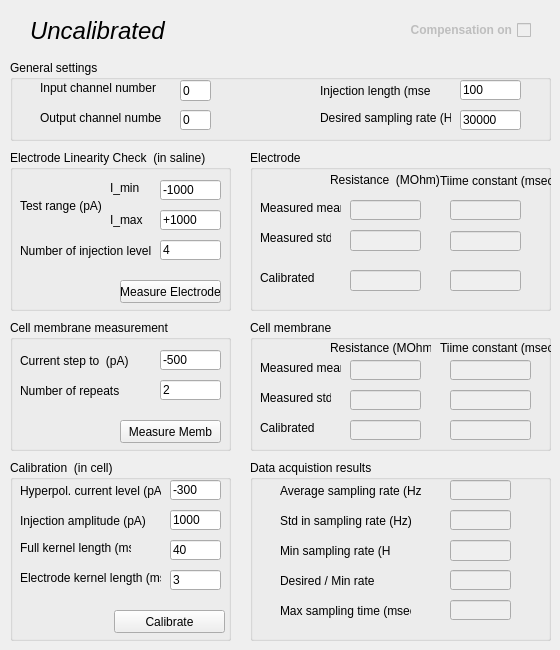
   <widget class="QWidget" name="electrode1">
    <attribute name="title">
     <string>Electrode 1</string>
    </attribute>
    <widget class="QGroupBox" name="groupBox_3">
     <property name="geometry">
      <rect>
       <x>250</x>
       <y>320</y>
       <width>301</width>
       <height>131</height>
      </rect>
     </property>
     <property name="title">
      <string>Cell membrane</string>
     </property>
     <widget class="QLabel" name="label_31">
      <property name="geometry">
       <rect>
        <x>190</x>
        <y>20</y>
        <width>111</width>
        <height>16</height>
       </rect>
      </property>
      <property name="text">
       <string>Tiime constant (msec)</string>
      </property>
     </widget>
     <widget class="QLabel" name="label_32">
      <property name="geometry">
       <rect>
        <x>10</x>
        <y>40</y>
        <width>81</width>
        <height>16</height>
       </rect>
      </property>
      <property name="text">
       <string>Measured mean</string>
      </property>
     </widget>
     <widget class="QLineEdit" name="leCellMeasRes_1">
      <property name="enabled">
       <bool>false</bool>
      </property>
      <property name="geometry">
       <rect>
        <x>100</x>
        <y>40</y>
        <width>71</width>
        <height>20</height>
       </rect>
      </property>
     </widget>
     <widget class="QLineEdit" name="leCellCalibRes_1">
      <property name="enabled">
       <bool>false</bool>
      </property>
      <property name="geometry">
       <rect>
        <x>100</x>
        <y>100</y>
        <width>71</width>
        <height>20</height>
       </rect>
      </property>
     </widget>
     <widget class="QLabel" name="label_33">
      <property name="geometry">
       <rect>
        <x>80</x>
        <y>20</y>
        <width>101</width>
        <height>16</height>
       </rect>
      </property>
      <property name="text">
       <string>Resistance (MOhm)</string>
      </property>
     </widget>
     <widget class="QLabel" name="label_34">
      <property name="geometry">
       <rect>
        <x>10</x>
        <y>100</y>
        <width>61</width>
        <height>16</height>
       </rect>
      </property>
      <property name="text">
       <string>Calibrated</string>
      </property>
     </widget>
     <widget class="QLineEdit" name="leCellMeasTime_1">
      <property name="enabled">
       <bool>false</bool>
      </property>
      <property name="geometry">
       <rect>
        <x>200</x>
        <y>40</y>
        <width>81</width>
        <height>20</height>
       </rect>
      </property>
     </widget>
     <widget class="QLineEdit" name="leCellCalibTime_1">
      <property name="enabled">
       <bool>false</bool>
      </property>
      <property name="geometry">
       <rect>
        <x>200</x>
        <y>100</y>
        <width>81</width>
        <height>20</height>
       </rect>
      </property>
     </widget>
     <widget class="QLabel" name="label_114">
      <property name="geometry">
       <rect>
        <x>10</x>
        <y>70</y>
        <width>71</width>
        <height>16</height>
       </rect>
      </property>
      <property name="text">
       <string>Measured std</string>
      </property>
     </widget>
     <widget class="QLineEdit" name="leCellResStd_1">
      <property name="enabled">
       <bool>false</bool>
      </property>
      <property name="geometry">
       <rect>
        <x>100</x>
        <y>70</y>
        <width>71</width>
        <height>20</height>
       </rect>
      </property>
     </widget>
     <widget class="QLineEdit" name="leCellTimeStd_1">
      <property name="enabled">
       <bool>false</bool>
      </property>
      <property name="geometry">
       <rect>
        <x>200</x>
        <y>70</y>
        <width>81</width>
        <height>20</height>
       </rect>
      </property>
     </widget>
    </widget>
    <widget class="QGroupBox" name="gbCalibration">
     <property name="enabled">
      <bool>true</bool>
     </property>
     <property name="geometry">
      <rect>
       <x>10</x>
       <y>460</y>
       <width>221</width>
       <height>181</height>
      </rect>
     </property>
     <property name="title">
      <string>Calibration  (in cell)</string>
     </property>
     <widget class="QPushButton" name="calibrateButton_1">
      <property name="geometry">
       <rect>
        <x>104</x>
        <y>150</y>
        <width>111</width>
        <height>23</height>
       </rect>
      </property>
      <property name="text">
       <string>Calibrate</string>
      </property>
      <property name="checkable">
       <bool>false</bool>
      </property>
      <property name="autoDefault">
       <bool>true</bool>
      </property>
     </widget>
     <widget class="QLabel" name="label_3">
      <property name="geometry">
       <rect>
        <x>10</x>
        <y>50</y>
        <width>131</width>
        <height>21</height>
       </rect>
      </property>
      <property name="text">
       <string>Injection amplitude (pA)</string>
      </property>
     </widget>
     <widget class="QLineEdit" name="leCalInjAmp_1">
      <property name="geometry">
       <rect>
        <x>160</x>
        <y>50</y>
        <width>51</width>
        <height>20</height>
       </rect>
      </property>
      <property name="text">
       <string>1000</string>
      </property>
     </widget>
     <widget class="QLabel" name="label_24">
      <property name="geometry">
       <rect>
        <x>10</x>
        <y>80</y>
        <width>111</width>
        <height>16</height>
       </rect>
      </property>
      <property name="text">
       <string>Full kernel length (ms)</string>
      </property>
     </widget>
     <widget class="QLabel" name="label_25">
      <property name="geometry">
       <rect>
        <x>10</x>
        <y>110</y>
        <width>141</width>
        <height>16</height>
       </rect>
      </property>
      <property name="text">
       <string>Electrode kernel length (ms)</string>
      </property>
     </widget>
     <widget class="QLineEdit" name="leCalFKLen_1">
      <property name="geometry">
       <rect>
        <x>160</x>
        <y>80</y>
        <width>51</width>
        <height>20</height>
       </rect>
      </property>
      <property name="text">
       <string>40</string>
      </property>
     </widget>
     <widget class="QLineEdit" name="leCalEKLen_1">
      <property name="geometry">
       <rect>
        <x>160</x>
        <y>110</y>
        <width>51</width>
        <height>20</height>
       </rect>
      </property>
      <property name="text">
       <string>3</string>
      </property>
     </widget>
     <widget class="QLineEdit" name="leHyperpolCurr_1">
      <property name="geometry">
       <rect>
        <x>160</x>
        <y>20</y>
        <width>51</width>
        <height>20</height>
       </rect>
      </property>
      <property name="text">
       <string>-300</string>
      </property>
     </widget>
     <widget class="QLabel" name="label_110">
      <property name="geometry">
       <rect>
        <x>10</x>
        <y>20</y>
        <width>141</width>
        <height>21</height>
       </rect>
      </property>
      <property name="text">
       <string>Hyperpol. current level (pA)</string>
      </property>
     </widget>
    </widget>
    <widget class="QGroupBox" name="groupBox">
     <property name="geometry">
      <rect>
       <x>250</x>
       <y>460</y>
       <width>301</width>
       <height>181</height>
      </rect>
     </property>
     <property name="title">
      <string>Data acquistion results</string>
     </property>
     <widget class="QLabel" name="label_13">
      <property name="geometry">
       <rect>
        <x>30</x>
        <y>20</y>
        <width>141</width>
        <height>21</height>
       </rect>
      </property>
      <property name="text">
       <string>Average sampling rate (Hz)</string>
      </property>
     </widget>
     <widget class="QLabel" name="label_14">
      <property name="geometry">
       <rect>
        <x>30</x>
        <y>80</y>
        <width>111</width>
        <height>21</height>
       </rect>
      </property>
      <property name="text">
       <string>Min sampling rate (Hz)</string>
      </property>
     </widget>
     <widget class="QLineEdit" name="leAverSamplRate_1">
      <property name="enabled">
       <bool>false</bool>
      </property>
      <property name="geometry">
       <rect>
        <x>200</x>
        <y>20</y>
        <width>61</width>
        <height>20</height>
       </rect>
      </property>
     </widget>
     <widget class="QLineEdit" name="leMinSRate_1">
      <property name="enabled">
       <bool>false</bool>
      </property>
      <property name="geometry">
       <rect>
        <x>200</x>
        <y>80</y>
        <width>61</width>
        <height>21</height>
       </rect>
      </property>
     </widget>
     <widget class="QLabel" name="label_18">
      <property name="geometry">
       <rect>
        <x>30</x>
        <y>50</y>
        <width>131</width>
        <height>21</height>
       </rect>
      </property>
      <property name="text">
       <string>Std in sampling rate (Hz)</string>
      </property>
     </widget>
     <widget class="QLineEdit" name="leSTDSamplingRate_1">
      <property name="enabled">
       <bool>false</bool>
      </property>
      <property name="geometry">
       <rect>
        <x>200</x>
        <y>50</y>
        <width>61</width>
        <height>20</height>
       </rect>
      </property>
     </widget>
     <widget class="QLineEdit" name="leDesPerMinRate_1">
      <property name="enabled">
       <bool>false</bool>
      </property>
      <property name="geometry">
       <rect>
        <x>200</x>
        <y>110</y>
        <width>61</width>
        <height>20</height>
       </rect>
      </property>
     </widget>
     <widget class="QLabel" name="label_22">
      <property name="geometry">
       <rect>
        <x>30</x>
        <y>110</y>
        <width>111</width>
        <height>21</height>
       </rect>
      </property>
      <property name="text">
       <string>Desired / Min rate </string>
      </property>
     </widget>
     <widget class="QLabel" name="label_23">
      <property name="geometry">
       <rect>
        <x>30</x>
        <y>140</y>
        <width>131</width>
        <height>21</height>
       </rect>
      </property>
      <property name="text">
       <string>Max sampling time (msec)</string>
      </property>
     </widget>
     <widget class="QLineEdit" name="leMaxSTime_1">
      <property name="enabled">
       <bool>false</bool>
      </property>
      <property name="geometry">
       <rect>
        <x>200</x>
        <y>140</y>
        <width>61</width>
        <height>20</height>
       </rect>
      </property>
     </widget>
    </widget>
    <widget class="QGroupBox" name="groupBox_2">
     <property name="geometry">
      <rect>
       <x>250</x>
       <y>150</y>
       <width>301</width>
       <height>161</height>
      </rect>
     </property>
     <property name="title">
      <string>Electrode</string>
     </property>
     <widget class="QLabel" name="label_27">
      <property name="geometry">
       <rect>
        <x>190</x>
        <y>20</y>
        <width>111</width>
        <height>21</height>
       </rect>
      </property>
      <property name="text">
       <string>Tiime constant (msec)</string>
      </property>
     </widget>
     <widget class="QLabel" name="label_7">
      <property name="geometry">
       <rect>
        <x>10</x>
        <y>50</y>
        <width>81</width>
        <height>16</height>
       </rect>
      </property>
      <property name="text">
       <string>Measured mean</string>
      </property>
     </widget>
     <widget class="QLineEdit" name="leElecMeasRes_1">
      <property name="enabled">
       <bool>false</bool>
      </property>
      <property name="geometry">
       <rect>
        <x>100</x>
        <y>50</y>
        <width>71</width>
        <height>20</height>
       </rect>
      </property>
     </widget>
     <widget class="QLineEdit" name="leElecCalibRes_1">
      <property name="enabled">
       <bool>false</bool>
      </property>
      <property name="geometry">
       <rect>
        <x>100</x>
        <y>120</y>
        <width>71</width>
        <height>21</height>
       </rect>
      </property>
     </widget>
     <widget class="QLabel" name="label_29">
      <property name="geometry">
       <rect>
        <x>80</x>
        <y>20</y>
        <width>111</width>
        <height>20</height>
       </rect>
      </property>
      <property name="text">
       <string>Resistance  (MOhm)</string>
      </property>
     </widget>
     <widget class="QLabel" name="label_30">
      <property name="geometry">
       <rect>
        <x>10</x>
        <y>120</y>
        <width>61</width>
        <height>16</height>
       </rect>
      </property>
      <property name="text">
       <string>Calibrated</string>
      </property>
     </widget>
     <widget class="QLineEdit" name="leElecMeasTime_1">
      <property name="enabled">
       <bool>false</bool>
      </property>
      <property name="geometry">
       <rect>
        <x>200</x>
        <y>50</y>
        <width>71</width>
        <height>20</height>
       </rect>
      </property>
     </widget>
     <widget class="QLineEdit" name="leElecResStd_1">
      <property name="enabled">
       <bool>false</bool>
      </property>
      <property name="geometry">
       <rect>
        <x>100</x>
        <y>80</y>
        <width>71</width>
        <height>21</height>
       </rect>
      </property>
     </widget>
     <widget class="QLabel" name="label_20">
      <property name="geometry">
       <rect>
        <x>10</x>
        <y>80</y>
        <width>71</width>
        <height>16</height>
       </rect>
      </property>
      <property name="text">
       <string>Measured std</string>
      </property>
     </widget>
     <widget class="QLineEdit" name="leElecTimeStd_1">
      <property name="enabled">
       <bool>false</bool>
      </property>
      <property name="geometry">
       <rect>
        <x>200</x>
        <y>81</y>
        <width>71</width>
        <height>20</height>
       </rect>
      </property>
     </widget>
     <widget class="QLineEdit" name="leElecCalibTime_1">
      <property name="enabled">
       <bool>false</bool>
      </property>
      <property name="geometry">
       <rect>
        <x>200</x>
        <y>120</y>
        <width>71</width>
        <height>21</height>
       </rect>
      </property>
     </widget>
    </widget>
    <widget class="QGroupBox" name="gbGeneral_1">
     <property name="geometry">
      <rect>
       <x>10</x>
       <y>60</y>
       <width>541</width>
       <height>81</height>
      </rect>
     </property>
     <property name="title">
      <string>General settings</string>
     </property>
     <widget class="QLabel" name="label_6">
      <property name="geometry">
       <rect>
        <x>30</x>
        <y>50</y>
        <width>121</width>
        <height>16</height>
       </rect>
      </property>
      <property name="text">
       <string>Output channel number</string>
      </property>
     </widget>
     <widget class="QLineEdit" name="leGenInChannelNum_1">
      <property name="geometry">
       <rect>
        <x>170</x>
        <y>20</y>
        <width>31</width>
        <height>21</height>
       </rect>
      </property>
      <property name="layoutDirection">
       <enum>Qt::RightToLeft</enum>
      </property>
      <property name="text">
       <string>0</string>
      </property>
     </widget>
     <widget class="QLabel" name="label_5">
      <property name="geometry">
       <rect>
        <x>30</x>
        <y>20</y>
        <width>121</width>
        <height>16</height>
       </rect>
      </property>
      <property name="text">
       <string>Input channel number</string>
      </property>
     </widget>
     <widget class="QLineEdit" name="leGenOutChannelNum_1">
      <property name="geometry">
       <rect>
        <x>170</x>
        <y>50</y>
        <width>31</width>
        <height>20</height>
       </rect>
      </property>
      <property name="layoutDirection">
       <enum>Qt::RightToLeft</enum>
      </property>
      <property name="text">
       <string>0</string>
      </property>
     </widget>
     <widget class="QLabel" name="label_4">
      <property name="geometry">
       <rect>
        <x>310</x>
        <y>50</y>
        <width>131</width>
        <height>16</height>
       </rect>
      </property>
      <property name="text">
       <string>Desired sampling rate (Hz)</string>
      </property>
     </widget>
     <widget class="QLineEdit" name="leGenInjLen_1">
      <property name="geometry">
       <rect>
        <x>450</x>
        <y>20</y>
        <width>61</width>
        <height>20</height>
       </rect>
      </property>
      <property name="text">
       <string>100</string>
      </property>
     </widget>
     <widget class="QLineEdit" name="leGenSamplingRate_1">
      <property name="geometry">
       <rect>
        <x>450</x>
        <y>50</y>
        <width>61</width>
        <height>20</height>
       </rect>
      </property>
      <property name="text">
       <string>30000</string>
      </property>
     </widget>
     <widget class="QLabel" name="label_2">
      <property name="geometry">
       <rect>
        <x>310</x>
        <y>20</y>
        <width>111</width>
        <height>21</height>
       </rect>
      </property>
      <property name="text">
       <string>Injection length (msec)</string>
      </property>
     </widget>
    </widget>
    <widget class="QGroupBox" name="gbLinCheck_2">
     <property name="enabled">
      <bool>true</bool>
     </property>
     <property name="geometry">
      <rect>
       <x>10</x>
       <y>320</y>
       <width>221</width>
       <height>131</height>
      </rect>
     </property>
     <property name="title">
      <string>Cell membrane measurement</string>
     </property>
     <widget class="QLineEdit" name="leMembIStep_1">
      <property name="geometry">
       <rect>
        <x>150</x>
        <y>30</y>
        <width>61</width>
        <height>20</height>
       </rect>
      </property>
      <property name="text">
       <string>-500</string>
      </property>
     </widget>
     <widget class="QLabel" name="label_35">
      <property name="geometry">
       <rect>
        <x>10</x>
        <y>60</y>
        <width>121</width>
        <height>21</height>
       </rect>
      </property>
      <property name="text">
       <string>Number of repeats</string>
      </property>
     </widget>
     <widget class="QLabel" name="label_36">
      <property name="geometry">
       <rect>
        <x>10</x>
        <y>30</y>
        <width>111</width>
        <height>21</height>
       </rect>
      </property>
      <property name="text">
       <string>Current step to  (pA)</string>
      </property>
     </widget>
     <widget class="QLineEdit" name="leMembRepNum_1">
      <property name="geometry">
       <rect>
        <x>150</x>
        <y>60</y>
        <width>61</width>
        <height>20</height>
       </rect>
      </property>
      <property name="text">
       <string>2</string>
      </property>
     </widget>
     <widget class="QPushButton" name="membMeasButton_1">
      <property name="geometry">
       <rect>
        <x>110</x>
        <y>100</y>
        <width>101</width>
        <height>23</height>
       </rect>
      </property>
      <property name="text">
       <string>Measure Memb</string>
      </property>
     </widget>
    </widget>
    <widget class="QLabel" name="lInfo_1">
     <property name="geometry">
      <rect>
       <x>30</x>
       <y>10</y>
       <width>371</width>
       <height>41</height>
      </rect>
     </property>
     <property name="font">
      <font>
       <pointsize>18</pointsize>
       <italic>true</italic>
      </font>
     </property>
     <property name="text">
      <string>Uncalibrated</string>
     </property>
    </widget>
    <widget class="QGroupBox" name="gbLinCheck">
     <property name="enabled">
      <bool>true</bool>
     </property>
     <property name="geometry">
      <rect>
       <x>10</x>
       <y>150</y>
       <width>221</width>
       <height>161</height>
      </rect>
     </property>
     <property name="title">
      <string>Electrode Linearity Check  (in saline)</string>
     </property>
     <widget class="QLineEdit" name="leElecMinCurrent_1">
      <property name="geometry">
       <rect>
        <x>150</x>
        <y>30</y>
        <width>61</width>
        <height>20</height>
       </rect>
      </property>
      <property name="text">
       <string>-1000</string>
      </property>
     </widget>
     <widget class="QLineEdit" name="leElecMaxCurrent_1">
      <property name="geometry">
       <rect>
        <x>150</x>
        <y>60</y>
        <width>61</width>
        <height>20</height>
       </rect>
      </property>
      <property name="text">
       <string>+1000</string>
      </property>
     </widget>
     <widget class="QLabel" name="label_12">
      <property name="geometry">
       <rect>
        <x>100</x>
        <y>30</y>
        <width>71</width>
        <height>16</height>
       </rect>
      </property>
      <property name="text">
       <string>I_min</string>
      </property>
     </widget>
     <widget class="QLabel" name="label_15">
      <property name="geometry">
       <rect>
        <x>100</x>
        <y>60</y>
        <width>71</width>
        <height>20</height>
       </rect>
      </property>
      <property name="text">
       <string>I_max</string>
      </property>
     </widget>
     <widget class="QLabel" name="label_16">
      <property name="geometry">
       <rect>
        <x>10</x>
        <y>90</y>
        <width>131</width>
        <height>21</height>
       </rect>
      </property>
      <property name="text">
       <string>Number of injection levels</string>
      </property>
     </widget>
     <widget class="QLabel" name="label_17">
      <property name="geometry">
       <rect>
        <x>10</x>
        <y>40</y>
        <width>81</width>
        <height>31</height>
       </rect>
      </property>
      <property name="text">
       <string>Test range (pA)</string>
      </property>
     </widget>
     <widget class="QLineEdit" name="leElecLevelNum_1">
      <property name="geometry">
       <rect>
        <x>150</x>
        <y>90</y>
        <width>61</width>
        <height>20</height>
       </rect>
      </property>
      <property name="text">
       <string>4</string>
      </property>
     </widget>
     <widget class="QPushButton" name="elecMeasButton_1">
      <property name="geometry">
       <rect>
        <x>110</x>
        <y>130</y>
        <width>101</width>
        <height>23</height>
       </rect>
      </property>
      <property name="text">
       <string>Measure Electrode</string>
      </property>
     </widget>
    </widget>
    <widget class="QCheckBox" name="cbCompOn_1">
     <property name="enabled">
      <bool>false</bool>
     </property>
     <property name="geometry">
      <rect>
       <x>410</x>
       <y>20</y>
       <width>121</width>
       <height>20</height>
      </rect>
     </property>
     <property name="font">
      <font>
       <weight>75</weight>
       <bold>true</bold>
       <underline>false</underline>
       <strikeout>false</strikeout>
       <kerning>true</kerning>
      </font>
     </property>
     <property name="layoutDirection">
      <enum>Qt::RightToLeft</enum>
     </property>
     <property name="text">
      <string>Compensation on</string>
     </property>
     <property name="checkable">
      <bool>false</bool>
     </property>
    </widget>
   </widget>
